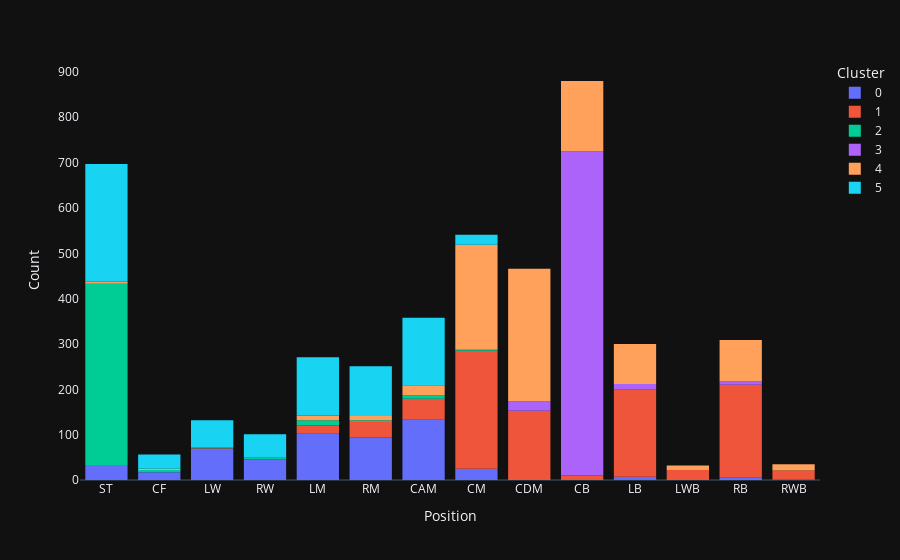

Notebook code cell kept with this figure:
### Code cell
# Plotting histograms of position count in each cluster
fig = px.histogram(position_count_df, x = 'position', y = 'count', color = 'cluster', 
                  labels = {
                      'cluster': 'Cluster'
                  })
fig.update_layout(template = 'plotly_dark', yaxis_title = 'Count', xaxis_title = 'Position')
fig.update_yaxes(showgrid = False)
fig.show()

### Figure 1 — Plotly figure (JSON) as saved in the notebook; plotly's stock layout.template omitted (floating-point values rounded to 4 significant figures)
{"data": [{"alignmentgroup": "True", "bingroup": "x", "histfunc": "sum", "hovertemplate": "Cluster=0<br>position=%{x}<br>sum of count=%{y}<extra></extra>", "legendgroup": "0", "marker": {"color": "#636efa", "pattern": {"shape": ""}}, "name": "0", "offsetgroup": "0", "orientation": "v", "showlegend": true, "type": "histogram", "x": ["ST", "CF", "LW", "RW", "LM", "RM", "CAM", "CM", "CDM", "CB", "LB", "LWB", "RB", "RWB"], "xaxis": "x", "y": [33, 17, 69, 44, 102, 94, 133, 25, 0, 0, 7, 0, 6, 1], "yaxis": "y"}, {"alignmentgroup": "True", "bingroup": "x", "histfunc": "sum", "hovertemplate": "Cluster=1<br>position=%{x}<br>sum of count=%{y}<extra></extra>", "legendgroup": "1", "marker": {"color": "#EF553B", "pattern": {"shape": ""}}, "name": "1", "offsetgroup": "1", "orientation": "v", "showlegend": true, "type": "histogram", "x": ["ST", "CF", "LW", "RW", "LM", "RM", "CAM", "CM", "CDM", "CB", "LB", "LWB", "RB", "RWB"], "xaxis": "x", "y": [0, 0, 1, 1, 18, 34, 46, 260, 153, 10, 193, 22, 204, 20], "yaxis": "y"}, {"alignmentgroup": "True", "bingroup": "x", "histfunc": "sum", "hovertemplate": "Cluster=2<br>position=%{x}<br>sum of count=%{y}<extra></extra>", "legendgroup": "2", "marker": {"color": "#00cc96", "pattern": {"shape": ""}}, "name": "2", "offsetgroup": "2", "orientation": "v", "showlegend": true, "type": "histogram", "x": ["ST", "CF", "LW", "RW", "LM", "RM", "CAM", "CM", "CDM", "CB", "LB", "LWB", "RB", "RWB"], "xaxis": "x", "y": [400, 5, 1, 4, 12, 4, 8, 2, 0, 0, 0, 0, 0, 0], "yaxis": "y"}, {"alignmentgroup": "True", "bingroup": "x", "histfunc": "sum", "hovertemplate": "Cluster=3<br>position=%{x}<br>sum of count=%{y}<extra></extra>", "legendgroup": "3", "marker": {"color": "#ab63fa", "pattern": {"shape": ""}}, "name": "3", "offsetgroup": "3", "orientation": "v", "showlegend": true, "type": "histogram", "x": ["ST", "CF", "LW", "RW", "LM", "RM", "CAM", "CM", "CDM", "CB", "LB", "LWB", "RB", "RWB"], "xaxis": "x", "y": [0, 0, 0, 0, 0, 0, 0, 0, 20, 715, 12, 0, 7, 0], "yaxis": "y"}, {"alignmentgroup": "True", "bingroup": "x", "histfunc": "sum", "hovertemplate": "Cluster=4<br>position=%{x}<br>sum of count=%{y}<extra></extra>", "legendgroup": "4", "marker": {"color": "#FFA15A", "pattern": {"shape": ""}}, "name": "4", "offsetgroup": "4", "orientation": "v", "showlegend": true, "type": "histogram", "x": ["ST", "CF", "LW", "RW", "LM", "RM", "CAM", "CM", "CDM", "CB", "LB", "LWB", "RB", "RWB"], "xaxis": "x", "y": [5, 3, 1, 1, 10, 9, 22, 232, 293, 155, 88, 10, 92, 14], "yaxis": "y"}, {"alignmentgroup": "True", "bingroup": "x", "histfunc": "sum", "hovertemplate": "Cluster=5<br>position=%{x}<br>sum of count=%{y}<extra></extra>", "legendgroup": "5", "marker": {"color": "#19d3f3", "pattern": {"shape": ""}}, "name": "5", "offsetgroup": "5", "orientation": "v", "showlegend": true, "type": "histogram", "x": ["ST", "CF", "LW", "RW", "LM", "RM", "CAM", "CM", "CDM", "CB", "LB", "LWB", "RB", "RWB"], "xaxis": "x", "y": [259, 31, 60, 51, 129, 110, 149, 22, 0, 0, 0, 0, 0, 0], "yaxis": "y"}], "layout": {"barmode": "relative", "legend": {"title": {"text": "Cluster"}, "tracegroupgap": 0}, "margin": {"t": 60}, "xaxis": {"anchor": "y", "domain": [0, 1], "title": {"text": "Position"}}, "yaxis": {"anchor": "x", "domain": [0, 1], "showgrid": false, "title": {"text": "Count"}}}}
